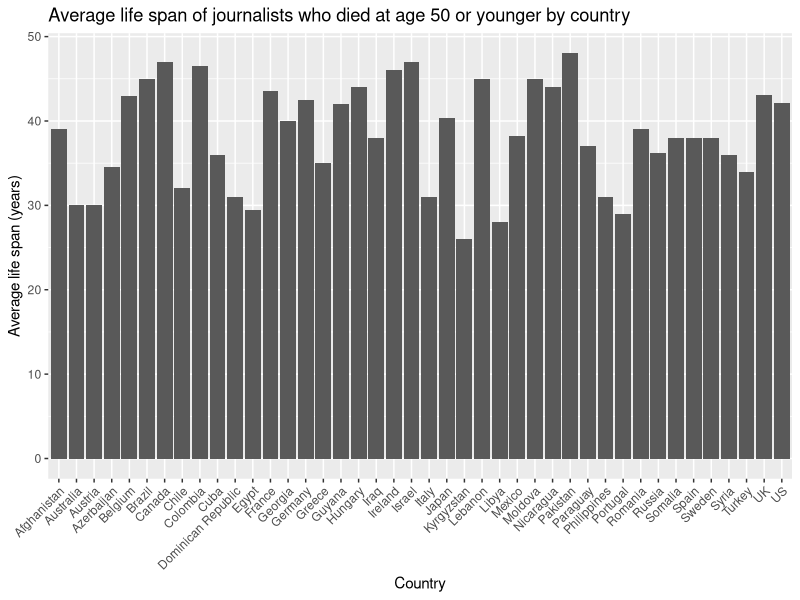

The R script that drew this image:
library(tidyverse)

journalists <- read_csv('journalists.csv') |>
  select(
    "ontology/birthYear",
    "ontology/deathYear",
    "ontology/deathPlace_label"
  ) |>
  rename(
    birth_year  = 'ontology/birthYear',
    death_year  = 'ontology/deathYear',
    death_place = 'ontology/deathPlace_label'
  ) |>
  mutate(
    birth_year = as.numeric(birth_year),
    death_year = as.numeric(death_year)
  ) |>
  mutate(life_length = death_year - birth_year)

young_journalists <- journalists |>
  filter(life_length <= 50) |>
  na.omit() |>
  left_join(read_csv("region_country_mapping.csv"), by = 'death_place') |>
  filter(country != "India") |>         #  ignore India
  select(country, life_length, -death_place) |>
  group_by(country) |>
  summarise(avg_life_span = mean(life_length))


print(young_journalists)

# Bar graph country on x-axis, average life span on y-axis
ggplot(young_journalists, aes(x = country, y = avg_life_span)) +
  geom_col() +
  labs(
    x = "Country",
    y = "Average life span (years)",
    title = "Average life span of journalists who died at age 50 or younger by country"
  ) +
  theme(axis.text.x = element_text(angle = 45,hjust = 1))
